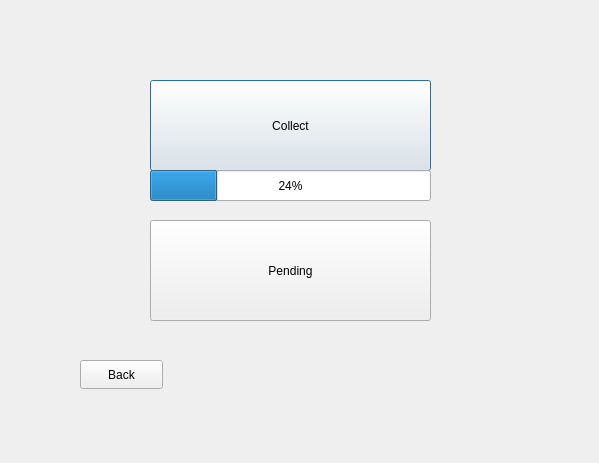
<?xml version="1.0" encoding="UTF-8"?>
<ui version="4.0">
 <class>recyupdate</class>
 <widget class="QDialog" name="recyupdate">
  <property name="geometry">
   <rect>
    <x>0</x>
    <y>0</y>
    <width>599</width>
    <height>463</height>
   </rect>
  </property>
  <property name="windowTitle">
   <string>Dialog</string>
  </property>
  <widget class="QPushButton" name="recyUpdateButton">
   <property name="geometry">
    <rect>
     <x>150</x>
     <y>80</y>
     <width>281</width>
     <height>91</height>
    </rect>
   </property>
   <property name="text">
    <string>Collect</string>
   </property>
  </widget>
  <widget class="QProgressBar" name="progressBar">
   <property name="geometry">
    <rect>
     <x>150</x>
     <y>170</y>
     <width>281</width>
     <height>31</height>
    </rect>
   </property>
   <property name="value">
    <number>24</number>
   </property>
  </widget>
  <widget class="QPushButton" name="recyPendingButton">
   <property name="geometry">
    <rect>
     <x>150</x>
     <y>220</y>
     <width>281</width>
     <height>101</height>
    </rect>
   </property>
   <property name="text">
    <string>Pending</string>
   </property>
  </widget>
  <widget class="QPushButton" name="recyBackButton">
   <property name="geometry">
    <rect>
     <x>80</x>
     <y>360</y>
     <width>83</width>
     <height>29</height>
    </rect>
   </property>
   <property name="text">
    <string>Back</string>
   </property>
  </widget>
 </widget>
 <resources/>
 <connections/>
</ui>
